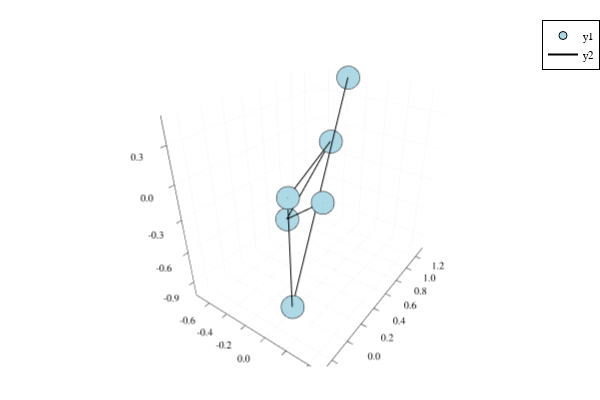

The code cell stored with this chart in its notebook:
### Code cell
p = plot()
plotChain!(lastQ,"lightblue")

### Figure 1 — Plotly figure (JSON) as saved in the notebook; plotly's stock layout.template omitted (floating-point values rounded to 4 significant figures)
{"data": [{"colorbar": {"title": {"text": ""}}, "legendgroup": "y1", "marker": {"color": "rgba(173, 216, 230, 1.000)", "line": {"color": "rgba(0, 0, 0, 1)", "width": 1}, "size": 8, "symbol": "circle"}, "mode": "markers", "name": "y1", "scene": "scene", "showlegend": true, "type": "scatter3d", "x": [-0.3677, 4.732e-17, 0, -0.3001, -0.7212, 0.4751], "xaxis": "x", "y": [1.314, -1.518e-16, 0, 0.9539, 0.8214, -0.2781], "yaxis": "y", "z": [0.4626, -1.0, 0, -1.46e-15, -0.8973, 0.2689], "zaxis": "z", "zmax": null, "zmin": null}, {"colorbar": {"title": {"text": ""}}, "legendgroup": "y2", "line": {"color": "rgba(0, 0, 0, 1)", "dash": "solid", "shape": "linear", "width": 2}, "mode": "lines", "name": "y2", "scene": "scene", "showlegend": true, "type": "scatter3d", "x": [-0.3677, 4.732e-17, 0, -0.3001, -0.7212, 0.4751], "xaxis": "x", "y": [1.314, -1.518e-16, 0, 0.9539, 0.8214, -0.2781], "yaxis": "y", "z": [0.4626, -1.0, 0, -1.46e-15, -0.8973, 0.2689], "zaxis": "z", "zmax": null, "zmin": null}], "layout": {"annotations": [], "height": 400, "legend": {"bgcolor": "rgba(255, 255, 255, 1.000)", "bordercolor": "rgba(0, 0, 0, 1)", "borderwidth": 1, "font": {"color": "rgba(0, 0, 0, 1)", "family": "sans-serif", "size": 11}, "title": {"font": {"color": "rgba(0, 0, 0, 1)", "family": "sans-serif", "size": 15}, "text": ""}, "tracegroupgap": 0, "traceorder": "normal", "x": 1, "xanchor": "auto", "y": 1, "yanchor": "auto"}, "margin": {"b": 20, "l": 0, "r": 0, "t": 20}, "paper_bgcolor": "rgba(255, 255, 255, 1.000)", "plot_bgcolor": "rgba(255, 255, 255, 1.000)", "scene": {"aspectmode": "auto", "aspectratio": {"x": 0.8503, "y": 1.131, "z": 1.04}, "camera": {"center": {"x": 0, "y": 0, "z": 0}, "eye": {"x": 1.114, "y": -1.56, "z": 1.124}, "projection": {"type": "perspective"}, "up": {"x": 0.0109, "y": 0.00624, "z": 0.9999}}, "domain": {"x": [0.06582, 0.9934], "y": [0.03762, 0.9902]}, "xaxis": {"gridcolor": "rgba(0, 0, 0, 0.1)", "gridwidth": 0.5, "linecolor": "rgba(0, 0, 0, 1)", "mirror": false, "range": [-0.7571, 0.511], "showgrid": true, "showline": true, "showticklabels": true, "tickangle": 0, "tickcolor": "rgb(0, 0, 0)", "tickfont": {"color": "rgba(0, 0, 0, 1)", "family": "sans-serif", "size": 11}, "tickmode": "array", "ticks": "inside", "ticktext": ["-0.6", "-0.4", "-0.2", "0.0", "0.2", "0.4"], "tickvals": [-0.6, -0.4, -0.2, 0, 0.2, 0.4], "title": {"font": {"color": "rgba(0, 0, 0, 1)", "family": "sans-serif", "size": 15}, "text": ""}, "type": "linear", "visible": true, "zeroline": false, "zerolinecolor": "rgba(0, 0, 0, 1)"}, "yaxis": {"gridcolor": "rgba(0, 0, 0, 0.1)", "gridwidth": 0.5, "linecolor": "rgba(0, 0, 0, 1)", "mirror": false, "range": [-0.3258, 1.361], "showgrid": true, "showline": true, "showticklabels": true, "tickangle": 0, "tickcolor": "rgb(0, 0, 0)", "tickfont": {"color": "rgba(0, 0, 0, 1)", "family": "sans-serif", "size": 11}, "tickmode": "array", "ticks": "inside", "ticktext": ["-0.2", "0.0", "0.2", "0.4", "0.6", "0.8", "1.0", "1.2"], "tickvals": [-0.2, 0, 0.2, 0.4, 0.6, 0.8, 1, 1.2], "title": {"font": {"color": "rgba(0, 0, 0, 1)", "family": "sans-serif", "size": 15}, "text": ""}, "type": "linear", "visible": true, "zeroline": false, "zerolinecolor": "rgba(0, 0, 0, 1)"}, "zaxis": {"gridcolor": "rgba(0, 0, 0, 0.1)", "gridwidth": 0.5, "linecolor": "rgba(0, 0, 0, 1)", "mirror": false, "range": [-1.044, 0.5065], "showgrid": true, "showline": true, "showticklabels": true, "tickangle": 0, "tickcolor": "rgb(0, 0, 0)", "tickfont": {"color": "rgba(0, 0, 0, 1)", "family": "sans-serif", "size": 11}, "tickmode": "array", "ticks": "inside", "ticktext": ["-0.9", "-0.6", "-0.3", "0.0", "0.3"], "tickvals": [-0.9, -0.6, -0.3, 0, 0.3], "title": {"font": {"color": "rgba(0, 0, 0, 1)", "family": "sans-serif", "size": 15}, "text": ""}, "type": "linear", "visible": true, "zeroline": false, "zerolinecolor": "rgba(0, 0, 0, 1)"}}, "showlegend": true, "width": 600}}
